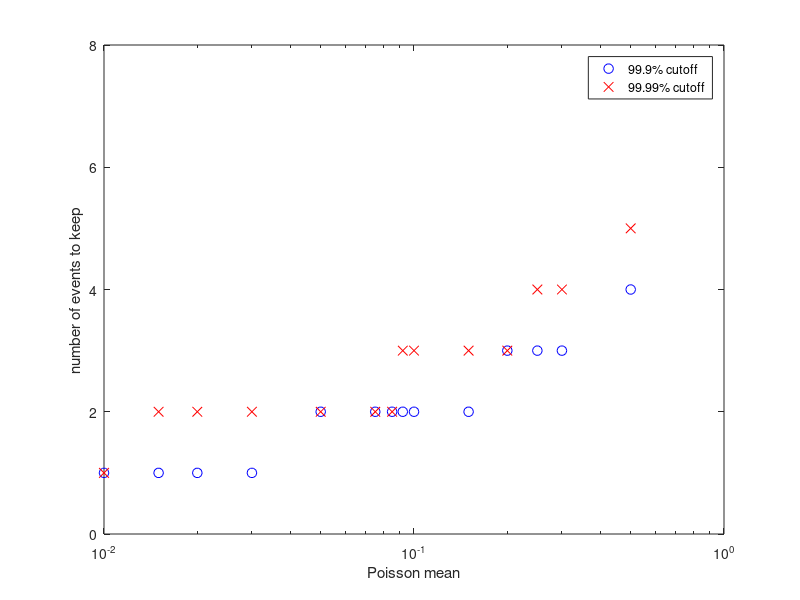

MATLAB code for this plot:
clear all
figure(1); clf;

x = 0:10;
m = [0.01 0.015 0.02 0.03 0.05 0.075 0.085 0.092 0.1 0.15 0.2 0.25 0.3 0.5];
count = 1;
for i = m
    y = poisspdf(x, i);
    csy = cumsum(y) ;
    cut999 = find(csy > 0.999)
    cut9999 = find(csy > 0.9999);
    pt999(count) = cut999(1);
    pt9999(count) = cut9999(1);
    count = count+1;
end

semilogx(m, pt999-1, 'bo', 'markersize', 7)
hold on
semilogx(m, pt9999-1, 'rx', 'markersize', 7)
xlabel('Poisson mean')
ylabel('number of events to keep')
legend('99.9% cutoff', '99.99% cutoff')
set(gca, 'ylim', [0, 8])